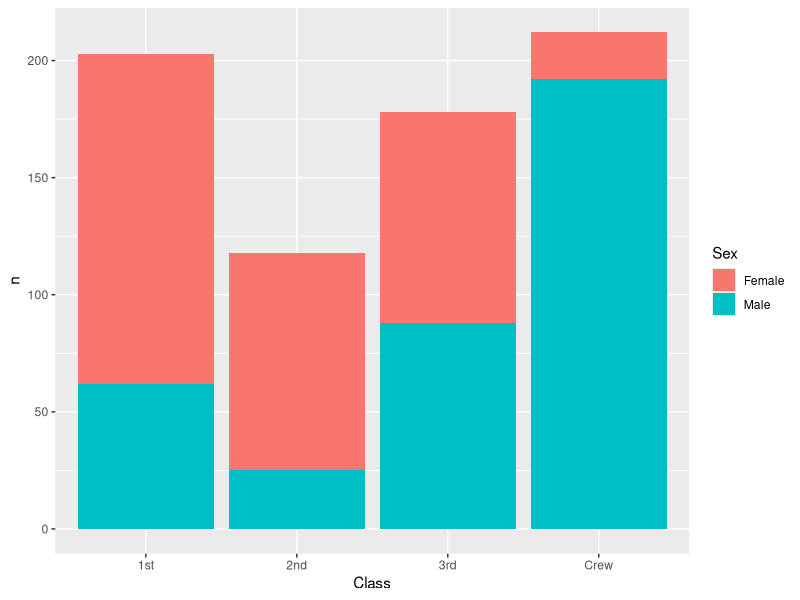
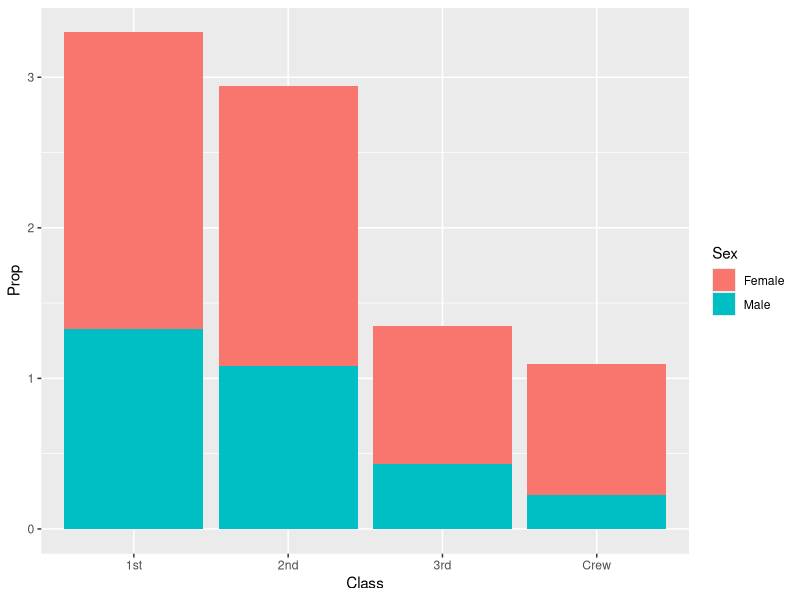
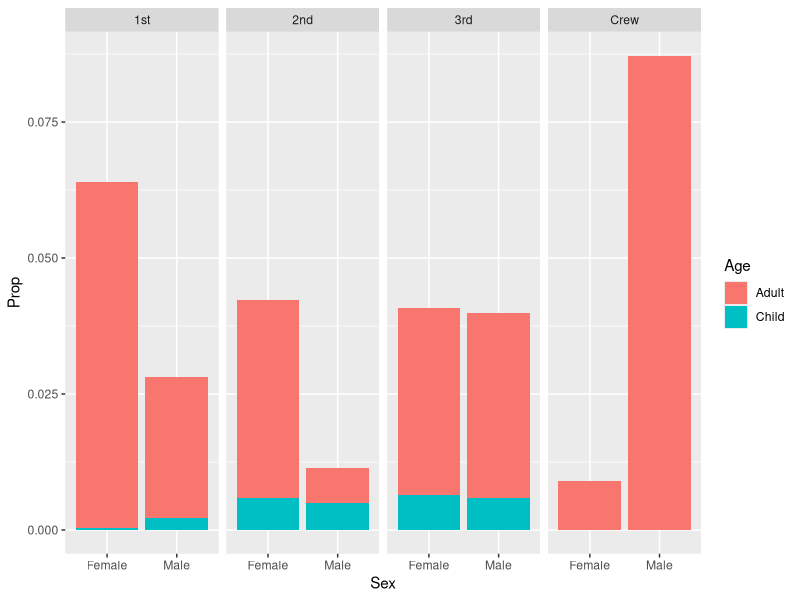

These charts were generated, in order, by the following R code:
## ---- chunk 1
library(tidyverse)

df_titanic <- as_tibble(Titanic)
## ---- chunk 2
## TASK: Perform a `glimpse` of df_titanic
glimpse(df_titanic)
## ---- chunk 3
## NOTE: No need to edit! We'll cover how to
## do this calculation in a later exercise.
df_titanic %>% summarize(total = sum(n))
## ---- chunk 4
titanic_survivors <- 
  df_titanic %>% 
  filter(Survived == "Yes")
titanic_survivors
titanic_survivors %>% 
  ggplot(aes(x = Class, y=n, fill = Sex)) +
  geom_col()
## TASK: Visualize counts against `Class` and `Sex`
## ---- chunk 5
## NOTE: No need to edit! We'll cover how to
## do this calculation in a later exercise.
df_prop <-
  df_titanic %>%
  group_by(Class, Sex, Age) %>%
  mutate(
    Total = sum(n),
    Prop = n / Total
  ) %>%
  ungroup()
df_prop
## ---- chunk 6
prop_titanic_survivors <- 
  df_prop %>% 
  filter(Survived == "Yes")
prop_titanic_survivors %>% 
  ggplot(aes(x = Class, y=Prop, fill = Sex)) +
  geom_col()
## ---- chunk 7
total <- df_titanic %>% select(n) %>% sum()
df_titanic_total <- 
  df_titanic %>% 
  mutate(
    Prop = n / total
  )
prop_titanic_survivors_total <- 
  df_titanic_total %>% 
  filter(Survived == "Yes")
prop_titanic_survivors_total %>% 
  ggplot(aes(x = Sex, y=Prop, fill = Age)) +
  geom_col() +
  facet_grid(cols = vars(Class))
